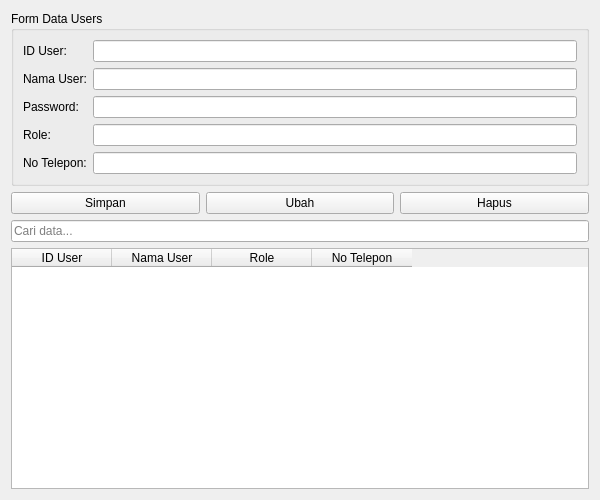
<?xml version="1.0" encoding="UTF-8"?>
<ui version="4.0">
 <class>Form</class>
 <widget class="QWidget" name="Form">
  <property name="geometry">
   <rect>
    <x>0</x>
    <y>0</y>
    <width>600</width>
    <height>500</height>
   </rect>
  </property>
  <property name="windowTitle">
   <string>Data Users</string>
  </property>
  <layout class="QVBoxLayout" name="verticalLayout">
   <item>
    <widget class="QGroupBox" name="groupBox">
     <property name="title">
      <string>Form Data Users</string>
     </property>
     <layout class="QFormLayout" name="formLayout">
      <item row="0" column="0">
       <widget class="QLabel" name="label">
        <property name="text">
         <string>ID User:</string>
        </property>
       </widget>
      </item>
      <item row="0" column="1">
       <widget class="QLineEdit" name="editIdUser"/>
      </item>
      <item row="1" column="0">
       <widget class="QLabel" name="label_2">
        <property name="text">
         <string>Nama User:</string>
        </property>
       </widget>
      </item>
      <item row="1" column="1">
       <widget class="QLineEdit" name="editNamaUser"/>
      </item>
      <item row="2" column="0">
       <widget class="QLabel" name="label_3">
        <property name="text">
         <string>Password:</string>
        </property>
       </widget>
      </item>
      <item row="2" column="1">
       <widget class="QLineEdit" name="editPassword">
        <property name="echoMode">
         <enum>QLineEdit::Password</enum>
        </property>
       </widget>
      </item>
      <item row="3" column="0">
       <widget class="QLabel" name="label_4">
        <property name="text">
         <string>Role:</string>
        </property>
       </widget>
      </item>
      <item row="3" column="1">
       <widget class="QLineEdit" name="editRole"/>
      </item>
      <item row="4" column="0">
       <widget class="QLabel" name="label_5">
        <property name="text">
         <string>No Telepon:</string>
        </property>
       </widget>
      </item>
      <item row="4" column="1">
       <widget class="QLineEdit" name="editNoTelepon"/>
      </item>
     </layout>
    </widget>
   </item>
   <item>
    <layout class="QHBoxLayout" name="horizontalLayout">
     <item>
      <widget class="QPushButton" name="btnSimpan">
       <property name="text">
        <string>Simpan</string>
       </property>
      </widget>
     </item>
     <item>
      <widget class="QPushButton" name="btnUbah">
       <property name="text">
        <string>Ubah</string>
       </property>
      </widget>
     </item>
     <item>
      <widget class="QPushButton" name="btnHapus">
       <property name="text">
        <string>Hapus</string>
       </property>
      </widget>
     </item>
    </layout>
   </item>
   <item>
    <widget class="QLineEdit" name="editCari">
     <property name="placeholderText">
      <string>Cari data...</string>
     </property>
    </widget>
   </item>
   <item>
    <widget class="QTableWidget" name="tabelUsers">
     <column>
      <property name="text">
       <string>ID User</string>
      </property>
     </column>
     <column>
      <property name="text">
       <string>Nama User</string>
      </property>
     </column>
     <column>
      <property name="text">
       <string>Role</string>
      </property>
     </column>
     <column>
      <property name="text">
       <string>No Telepon</string>
      </property>
     </column>
    </widget>
   </item>
  </layout>
 </widget>
 <resources/>
 <connections/>
</ui>
